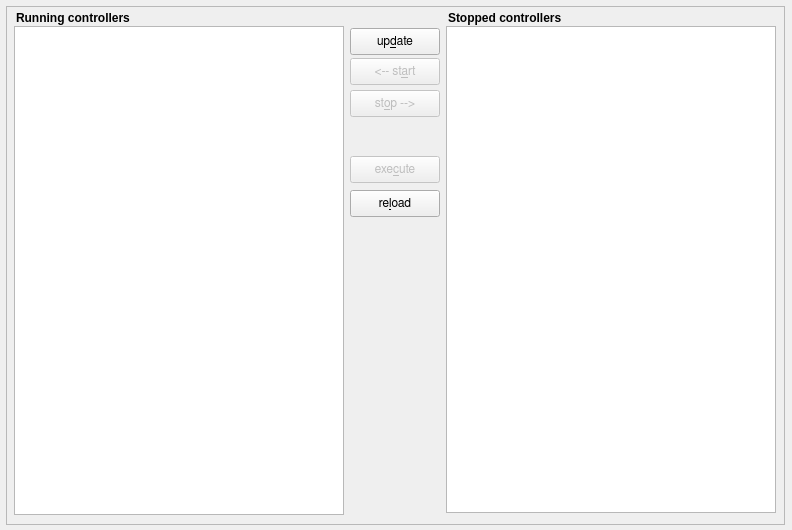
<?xml version="1.0" encoding="UTF-8"?>
<ui version="4.0">
 <class>pr2_dynamic_movement_primitive_gui</class>
 <widget class="QWidget" name="pr2_dynamic_movement_primitive_gui">
  <property name="windowModality">
   <enum>Qt::NonModal</enum>
  </property>
  <property name="geometry">
   <rect>
    <x>0</x>
    <y>0</y>
    <width>792</width>
    <height>530</height>
   </rect>
  </property>
  <property name="windowTitle">
   <string>PR2 Dynamic Movement Primitive GUI</string>
  </property>
  <widget class="QFrame" name="frame">
   <property name="geometry">
    <rect>
     <x>6</x>
     <y>6</y>
     <width>779</width>
     <height>519</height>
    </rect>
   </property>
   <property name="frameShape">
    <enum>QFrame::StyledPanel</enum>
   </property>
   <property name="frameShadow">
    <enum>QFrame::Raised</enum>
   </property>
   <widget class="QListWidget" name="running_controller_list_">
    <property name="geometry">
     <rect>
      <x>8</x>
      <y>20</y>
      <width>330</width>
      <height>489</height>
     </rect>
    </property>
    <property name="font">
     <font>
      <family>FreeSans</family>
      <pointsize>9</pointsize>
     </font>
    </property>
   </widget>
   <widget class="QLabel" name="running_controller_label">
    <property name="geometry">
     <rect>
      <x>10</x>
      <y>4</y>
      <width>227</width>
      <height>16</height>
     </rect>
    </property>
    <property name="font">
     <font>
      <weight>75</weight>
      <bold>true</bold>
     </font>
    </property>
    <property name="text">
     <string>Running controllers</string>
    </property>
   </widget>
   <widget class="QPushButton" name="execute_button_">
    <property name="enabled">
     <bool>false</bool>
    </property>
    <property name="geometry">
     <rect>
      <x>344</x>
      <y>150</y>
      <width>90</width>
      <height>27</height>
     </rect>
    </property>
    <property name="font">
     <font>
      <family>FreeSans</family>
      <pointsize>9</pointsize>
     </font>
    </property>
    <property name="text">
     <string>exe&amp;cute</string>
    </property>
   </widget>
   <widget class="QPushButton" name="update_button_">
    <property name="enabled">
     <bool>true</bool>
    </property>
    <property name="geometry">
     <rect>
      <x>344</x>
      <y>22</y>
      <width>90</width>
      <height>27</height>
     </rect>
    </property>
    <property name="font">
     <font>
      <family>FreeSans</family>
      <pointsize>9</pointsize>
     </font>
    </property>
    <property name="text">
     <string>up&amp;date</string>
    </property>
   </widget>
   <widget class="QListWidget" name="stopped_controller_list_">
    <property name="geometry">
     <rect>
      <x>440</x>
      <y>20</y>
      <width>330</width>
      <height>487</height>
     </rect>
    </property>
    <property name="font">
     <font>
      <family>FreeSans</family>
      <pointsize>9</pointsize>
     </font>
    </property>
   </widget>
   <widget class="QLabel" name="stopped_controller_label">
    <property name="geometry">
     <rect>
      <x>442</x>
      <y>4</y>
      <width>330</width>
      <height>16</height>
     </rect>
    </property>
    <property name="font">
     <font>
      <weight>75</weight>
      <bold>true</bold>
     </font>
    </property>
    <property name="text">
     <string>Stopped controllers</string>
    </property>
   </widget>
   <widget class="QPushButton" name="start_button_">
    <property name="enabled">
     <bool>false</bool>
    </property>
    <property name="geometry">
     <rect>
      <x>344</x>
      <y>52</y>
      <width>90</width>
      <height>27</height>
     </rect>
    </property>
    <property name="font">
     <font>
      <family>FreeSans</family>
      <pointsize>9</pointsize>
     </font>
    </property>
    <property name="text">
     <string>&lt;-- st&amp;art</string>
    </property>
   </widget>
   <widget class="QPushButton" name="stop_button_">
    <property name="enabled">
     <bool>false</bool>
    </property>
    <property name="geometry">
     <rect>
      <x>344</x>
      <y>84</y>
      <width>90</width>
      <height>27</height>
     </rect>
    </property>
    <property name="font">
     <font>
      <family>FreeSans</family>
      <pointsize>9</pointsize>
     </font>
    </property>
    <property name="text">
     <string>st&amp;op --&gt;</string>
    </property>
   </widget>
   <widget class="QPushButton" name="reload_button_">
    <property name="enabled">
     <bool>true</bool>
    </property>
    <property name="geometry">
     <rect>
      <x>344</x>
      <y>184</y>
      <width>90</width>
      <height>27</height>
     </rect>
    </property>
    <property name="font">
     <font>
      <family>FreeSans</family>
      <pointsize>9</pointsize>
     </font>
    </property>
    <property name="text">
     <string>re&amp;load</string>
    </property>
   </widget>
  </widget>
 </widget>
 <resources/>
 <connections/>
</ui>
